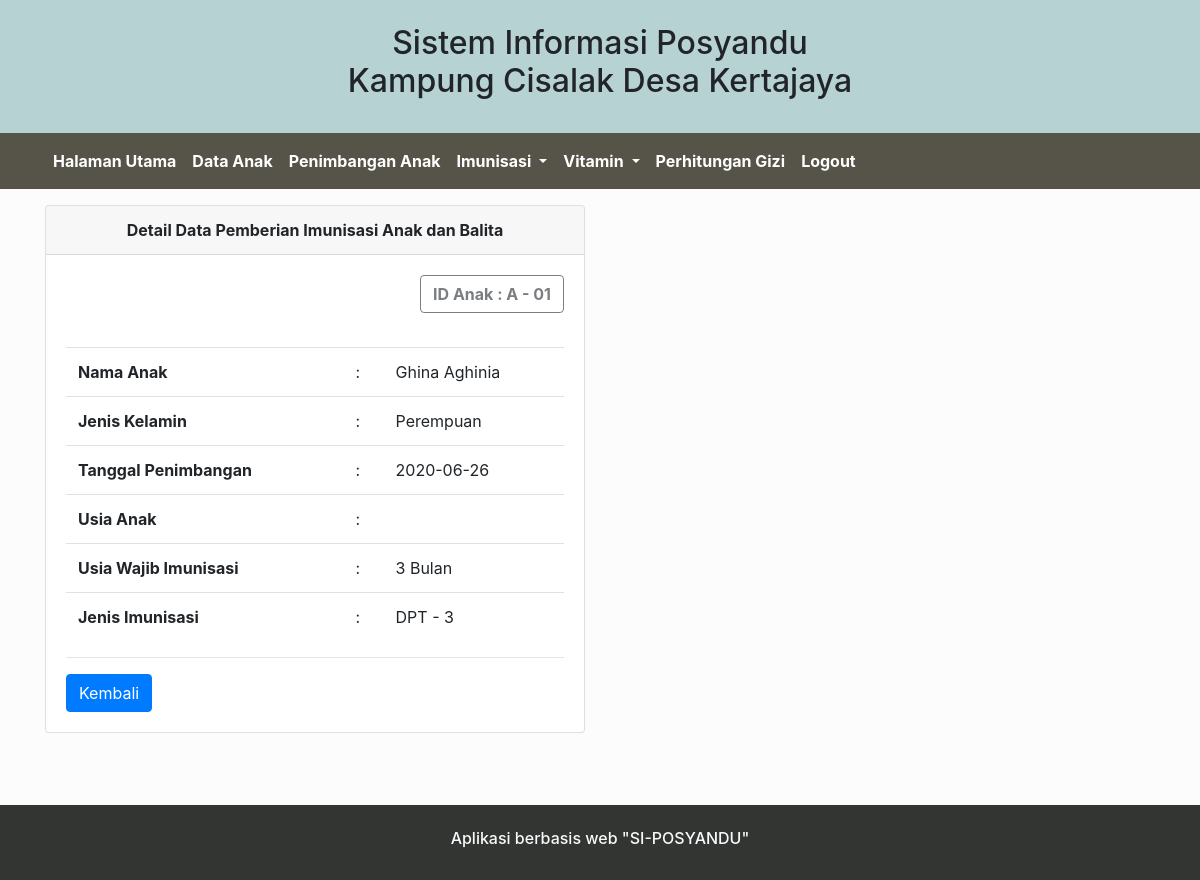
Page /Imunisasi/detail/1 on the committed database.
### tables this page shows
CREATE TABLE `timbangan` (
  `Kode_timbangan` int(10) NOT NULL,
  `Id_anak` int(10) NOT NULL,
  `Tanggal_penimbangan` date NOT NULL,
  `Berat_timbangan` varchar(5) NOT NULL,
  `Tinggi_timbangan` int(5) NOT NULL,
  `Kode_imunisasi` int(10) NOT NULL,
  `Kode_vitamin` int(10) DEFAULT NULL
);

CREATE TABLE `anak` (
  `Id_anak` int(10) NOT NULL,
  `Nama_anak` varchar(30) NOT NULL,
  `Tanggal_lahir` date NOT NULL,
  `Jenis_kelamin` varchar(20) NOT NULL,
  `Berat_badan` varchar(5) NOT NULL,
  `Tinggi_badan` int(5) NOT NULL,
  `Usia` varchar(30) NOT NULL,
  `Nama_ibu` varchar(20) NOT NULL,
  `Nama_ayah` varchar(20) NOT NULL,
  `Alamat` varchar(50) NOT NULL,
  `Status` varchar(30) NOT NULL
);

CREATE TABLE `imunisasi` (
  `Kode_imunisasi` int(10) NOT NULL,
  `Jenis_imunisasi` varchar(30) NOT NULL,
  `Usia_wajib` varchar(30) NOT NULL
);

### application/controllers/Imunisasi.php (called while the page is built, shortened)
<?php
class Imunisasi extends CI_Controller{
    public function __construct()
    {
        $this->load->model('Imunisasi_model');
    }
   public function detail($id)
   {
        $data['judul'] = 'Detail Data Timbangan Anak dan Balita';
        $data['imun'] = $this->Imunisasi_model->getDetail($id)[0];
        $this->load->view('Templates2/Header', $data);
        $this->load->view('Imunisasi/Detail', $data);
        $this->load->view('Templates2/Footer');
   }
}

### index.php (called while the page is built, shortened)
<?php
require_once BASEPATH.'core/CodeIgniter.php';

### application/models/Imunisasi_model.php (called while the page is built, shortened)
<?php
class Imunisasi_model extends CI_Model{
    public function getDetail($id)
    {
        $sql = "select timbangan.*, anak.*, imunisasi.*, vitamin.* from timbangan join imunisasi on imunisasi.Kode_imunisasi=timbangan.Kode_imunisasi join vitamin on vitamin.Kode_vitamin=timbangan.Kode_vitamin join anak on anak.Id_anak=timbangan.Id_anak where timbangan.Kode_timbangan=$id";
        $query = $this->db->query($sql);
        return $query->result_array();
    }
}

### application/views/Imunisasi/Detail.php (the view)
<div class="container">
    <div class="row mt-3">
        <div class="col-md-6">
        <div class="card">
        <div class="card-header text-center font-weight-bold">
            Detail Data Pemberian Imunisasi Anak dan Balita
        </div>
        <div class="card-body">
        <button type="button" class="btn btn-outline-dark float-right font-weight-bold" disabled>ID Anak : A - 0<?= $imun['Id_anak']; ?></button><br><br><br>
        <table class="table">
            <tbody class="">
                <tr>
                <th scope="row">Nama Anak</th>
                <td>:</td>
                <td><?= $imun['Nama_anak']; ?></td>
                </tr>
                <tr>
                <th scope="row">Jenis Kelamin</th>
                <td>:</td>
                <td><?= $imun['Jenis_kelamin']; ?></td>
                </tr>
                <tr>
                <th scope="row">Tanggal Penimbangan</th>
                <td>:</td>
                <td><?= $imun['Tanggal_penimbangan']; ?></td>
                </tr>
                <tr>
                <th scope="row">Usia Anak</th>
                <td>:</td>
                <td><?= $imun['Usia_timbangan']; ?></td>
                </tr>
                <tr>
                <th scope="row">Usia Wajib Imunisasi</th>
                <td>:</td>
                <td><?= $imun['Usia_wajib']; ?></td>
                </tr>
                <tr>
                <th scope="row">Jenis Imunisasi</th>
                <td>:</td>
                <td><?= $imun['Jenis_imunisasi']; ?></td>
                </tr>
            </tbody>
        </table>
                <hr>
                <a href="<?= base_url(); ?>Imunisasi" class="btn btn-primary">Kembali</a>
        </div>
        </div>
        </div>
    </div>
</div> <BR><BR><BR>

### rows in the picture
timbangan: Id_anak.Id_anak "1", Id_anak.Nama_anak "Ghina Aghinia", Id_anak.Jenis_kelamin "Perempuan", Tanggal_penimbangan "2020-06-26", Kode_imunisasi.Usia_wajib "3 Bulan", Kode_imunisasi.Jenis_imunisasi "DPT - 3"
